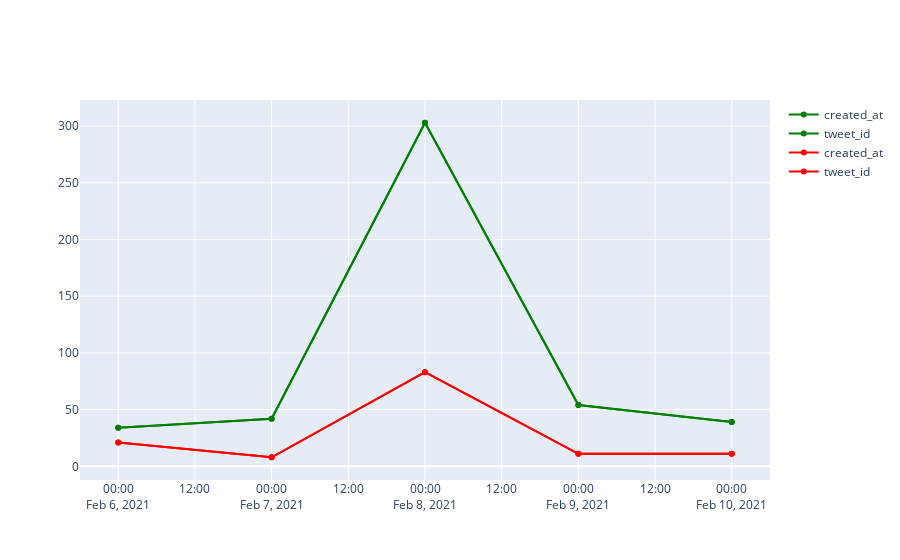

The code cell stored with this chart in its notebook:
### Code cell
# filter the df to only capture Tweets from the start to end of the second peak in march 2022
newdf = df[(df['created_at']>='2021-02-06') & (df['created_at']<='2021-02-10')]
neg = newdf[newdf['sentiment_category']=='negative']
neg = neg.groupby(['created_at'],as_index=False).count()
pos = newdf[newdf['sentiment_category']=='positive']
pos = pos.groupby(['created_at'],as_index=False).count()

pos = pos[['created_at','tweet_id']]
neg = neg[['created_at','tweet_id']]

import plotly.graph_objs as go
fig = go.Figure()
for col in pos.columns:
    fig.add_trace(go.Scatter(x=pos['created_at'], y=pos['tweet_id'],
                             name = col,
                             mode = 'markers+lines',
                             line=dict(shape='linear'),
                             connectgaps=True,
                             line_color='green'
                             )
                 )
for col in neg.columns:
    fig.add_trace(go.Scatter(x=neg['created_at'], y=neg['tweet_id'],
                             name = col,
                             mode = 'markers+lines',
                             line=dict(shape='linear'),
                             connectgaps=True,
                             line_color='red'
                             )
                 )
fig.show()

### Figure 1 — Plotly figure (JSON) as saved in the notebook; plotly's stock layout.template omitted (floating-point values rounded to 4 significant figures)
{"data": [{"connectgaps": true, "line": {"color": "green", "shape": "linear"}, "mode": "markers+lines", "name": "created_at", "type": "scatter", "x": ["2021-02-06", "2021-02-07", "2021-02-08", "2021-02-09", "2021-02-10"], "y": [34, 42, 303, 54, 39]}, {"connectgaps": true, "line": {"color": "green", "shape": "linear"}, "mode": "markers+lines", "name": "tweet_id", "type": "scatter", "x": ["2021-02-06", "2021-02-07", "2021-02-08", "2021-02-09", "2021-02-10"], "y": [34, 42, 303, 54, 39]}, {"connectgaps": true, "line": {"color": "red", "shape": "linear"}, "mode": "markers+lines", "name": "created_at", "type": "scatter", "x": ["2021-02-06", "2021-02-07", "2021-02-08", "2021-02-09", "2021-02-10"], "y": [21, 8, 83, 11, 11]}, {"connectgaps": true, "line": {"color": "red", "shape": "linear"}, "mode": "markers+lines", "name": "tweet_id", "type": "scatter", "x": ["2021-02-06", "2021-02-07", "2021-02-08", "2021-02-09", "2021-02-10"], "y": [21, 8, 83, 11, 11]}], "layout": {}}
